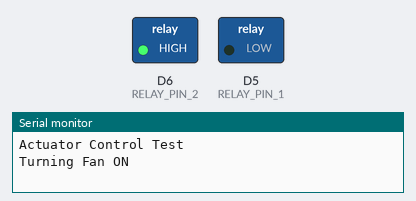
Simulated run of this sketch. Board: ESP8266 (NodeMCU). Shown: switched loads named in the sketch (green lamp = pin HIGH), the last lines printed to the serial monitor.

Above: at 2.5 s.
At 9.5 s:
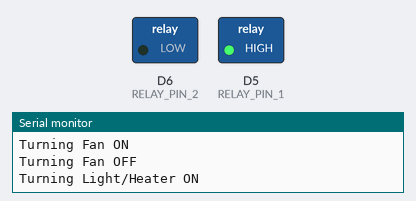
At 13.0 s:
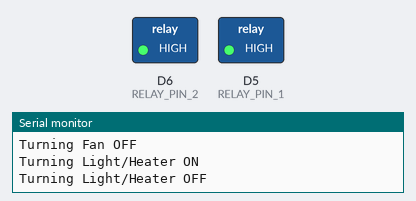
Timing chart, 0 to 18.2 s (numbered marks = the images above):
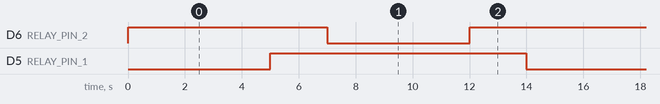

Measured:
- by itself, D6 (RELAY_PIN_2), D5 (RELAY_PIN_1): alternates HIGH for 9.0 s and LOW for 5.0 s
- by itself, everything shown: repeats every 14.0 s, in 4 steps

The sketch:

actuator_test.ino
```cpp
/*
--------------------------------------------------------------------
Project: Automated Greenhouse Climate Controller
--------------------------------------------------------------------
File: actuator_test.ino
--------------------------------------------------------------------
Description: This prototype tests the control of two actuators
(a fan and a light/heater) using a 2-channel relay module
connected to a NodeMCU ESP8266.
--------------------------------------------------------------------
Authors:
- Lucio Emiliano Ruiz Sepulveda
- Rodrigo Samuel Bernal Moreno
- Enrique Alfonso Gracian Castro
- Jesus Perez Rodriguez
--------------------------------------------------------------------
Last modification: September 25, 2025
--------------------------------------------------------------------
*/

// --- Pin Configuration ---
// Define which pins on the NodeMCU are connected to the relay inputs
#define RELAY_PIN_1 D5 // Relay for the Fan
#define RELAY_PIN_2 D6 // Relay for the Heater/Light

void setup() {
  // Initialize Serial Monitor for debugging
  Serial.begin(115200);
  Serial.println("Actuator Control Test");

  // Configure the relay pins as OUTPUTs
  pinMode(RELAY_PIN_1, OUTPUT);
  pinMode(RELAY_PIN_2, OUTPUT);

  // --- Initial State ---
  // Relays are often "active LOW", meaning a LOW signal turns them ON.
  // So, we set them to HIGH initially to ensure they are OFF.
  digitalWrite(RELAY_PIN_1, HIGH);
  digitalWrite(RELAY_PIN_2, HIGH);
}

void loop() {
  // --- Test Sequence ---

  // Turn ON the Fan (Relay 1)
  Serial.println("Turning Fan ON");
  digitalWrite(RELAY_PIN_1, LOW); // LOW turns the relay ON
  delay(5000); // Wait for 5 seconds

  // Turn OFF the Fan (Relay 1)
  Serial.println("Turning Fan OFF");
  digitalWrite(RELAY_PIN_1, HIGH); // HIGH turns the relay OFF
  delay(2000); // Wait for 2 seconds

  // Turn ON the Light/Heater (Relay 2)
  Serial.println("Turning Light/Heater ON");
  digitalWrite(RELAY_PIN_2, LOW); // LOW turns the relay ON
  delay(5000); // Wait for 5 seconds

  // Turn OFF the Light/Heater (Relay 2)
  Serial.println("Turning Light/Heater OFF");
  digitalWrite(RELAY_PIN_2, HIGH); // HIGH turns the relay OFF
  delay(2000); // Wait for 2 seconds

  Serial.println("--- Test cycle complete. Repeating. ---");
}
```
